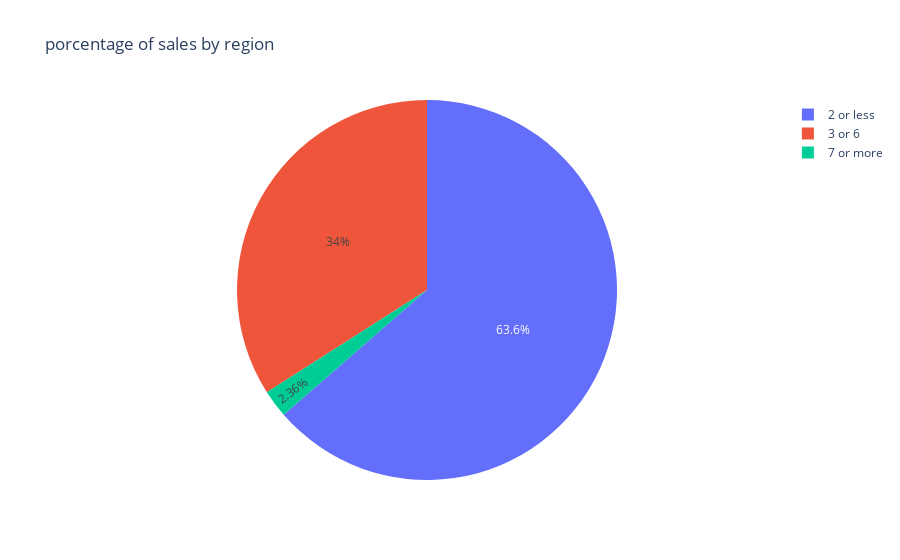

Notebook code for this chart:
### Code cell
fig5 = px.pie(num_of_purchases, values='Order ID', names=num_of_purchases.index, color=num_of_purchases.index, title='porcentage of sales by region')
fig5.show()

### Figure 1 — Plotly figure (JSON) as saved in the notebook; plotly's stock layout.template omitted (floating-point values rounded to 4 significant figures)
{"data": [{"customdata": [["2 or less"], ["3 or 6"], ["7 or more"]], "domain": {"x": [0, 1], "y": [0, 1]}, "hovertemplate": "frecquency of sales=%{customdata[0]}<br>Order ID=%{value}<extra></extra>", "labels": ["2 or less", "3 or 6", "7 or more"], "legendgroup": "", "marker": {"colors": ["#636efa", "#EF553B", "#00cc96"]}, "name": "", "showlegend": true, "type": "pie", "values": [809, 433, 30]}], "layout": {"legend": {"tracegroupgap": 0}, "title": {"text": "porcentage of sales by region"}}}
